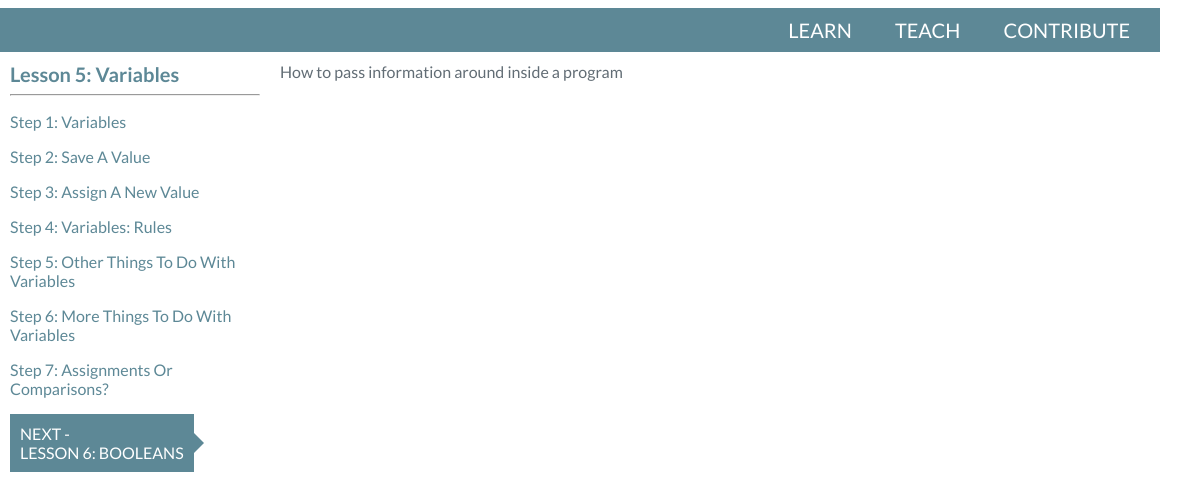
Page /learn/lesson/5/ on the committed database.
### lessons/models.py (models this page shows, shortened)
class Lesson(models.Model):
    number = models.IntegerField()
    name = models.CharField(max_length=200)
    description = models.TextField(blank=True, null=True)
    def __str__(self):
        return "Lesson %s: %s" % (self.number, self.name)

class Step(models.Model):
    lesson = models.ForeignKey(Lesson)
    step_number = models.IntegerField()
    step_name = models.CharField(max_length=200)
    header_title = models.CharField(max_length=50, blank=True, null=True)
    image = models.CharField(max_length=200, blank=True, null=True)
    audiocast = models.CharField(max_length=200, blank=True, null=True)
    screencast = models.CharField(max_length=200, blank=True, null=True)
    description = models.TextField()

### lessons/views.py (the view)
# urls.py: url(r'^lesson/(?P<lesson_number>[0-9]+)/step/(?P<step_number>[0-9]+)/$', views.lesson_step, name='lesson_step_detail'),
def lesson(request, lesson_number):
    lesson = Lesson.objects.get(number=lesson_number)
    all_steps = Step.objects.filter(lesson=lesson.id).order_by('step_number')
    prev_lesson = None
    try:
        prev_lesson = Lesson.objects.get(number=int(lesson_number)-1)
    except:
        pass
    next_lesson = None
    try:
        next_lesson = Lesson.objects.get(number=int(lesson_number)+1)
    except:
        pass
    context = {
        'lesson': lesson,
        'step_list': all_steps,
        'prev_lesson': prev_lesson,
        'next_lesson': next_lesson,
    }
    return render(request, 'lessons/lesson.html', context)

### lessons/templates/lessons/lesson.html
{% include "youngcoders/header.html" %}
{% include "lessons/header.html" %}
<div id="container">
  <div id="nav-list">
    {% if step_list %}
      {% include "lessons/step-navigation.html" %}
    {% else %}
      <p>No steps are available for {{ lesson }}.</p>
    {% endif %}
  </div>
  <div id="content">
    <div id="lesson-text">
      {{ lesson.description }}
    </div>
  </div>
</div>

### lessons/templates/lessons/step-navigation.html
<div id="step-list-text">
  <div id="lesson-name">
    Lesson {{ lesson.number }}: {{ lesson.name }}<br>
  </div>
  <hr>
  {% if step_list %}
    {% for step in step_list %}
      <p>
        <a href="/learn/lesson/{{ lesson.number }}/step/{{ step.step_number }}">
            Step {{ step.step_number }}: {{ step.step_name }}
        </a>
      </p>
    {% endfor %}
  {% endif %}
  {% if next_lesson %}
    <a href="/learn/lesson/{{ next_lesson.number }}/step/1/" id="prev_next_lesson" class="right-arrow">
      NEXT - <br>{{ next_lesson }}</a>
  {% endif %}
</div>

### youngcoders/static/youngcoders/style.css (style rules this page uses)
a { color: #5D8896; text-decoration: none; }
#lesson-name { font-size: 20px; font-weight: bold; color: #5D8896; }
.right-arrow { display: inline-block; position: relative; color: #fff; background: #5D8896; padding: 10px; }
.right-arrow:after { content: ''; display: block; position: absolute; left: 100%; top: 50%; margin-top: -10px; width: 0; height: 0; border-top: 10px solid transparent; border-left: 10px solid #5D8896; border-bottom: 10px solid transparent; border-right: 10px solid transparent; }

### lessons/static/lessons/style.css (style rules this page uses)
#container { float: left; width: 1200px; text-align: left; }
#nav-list { float: left; width: 250px; text-align: left; margin: 10px; }
#content { float: left; width: 800px; text-align: left; overflow: visible; min-width: 800px; margin: 10px; }
#prev_next_lesson { text-transform: uppercase; }

### rows in the picture
Lesson: number "5", name "Variables", description "How to pass information around inside a program"
Step: step_number "1", step_name "Variables"
Step: step_number "2", step_name "Save A Value"
Step: step_number "3", step_name "Assign A New Value"
Step: step_number "4", step_name "Variables: Rules"
Step: step_number "5", step_name "Other Things To Do With Variables"
Step: step_number "6", step_name "More Things To Do With Variables"
Step: step_number "7", step_name "Assignments Or Comparisons?"
Lesson: number+name "LESSON 6: BOOLEANS"
